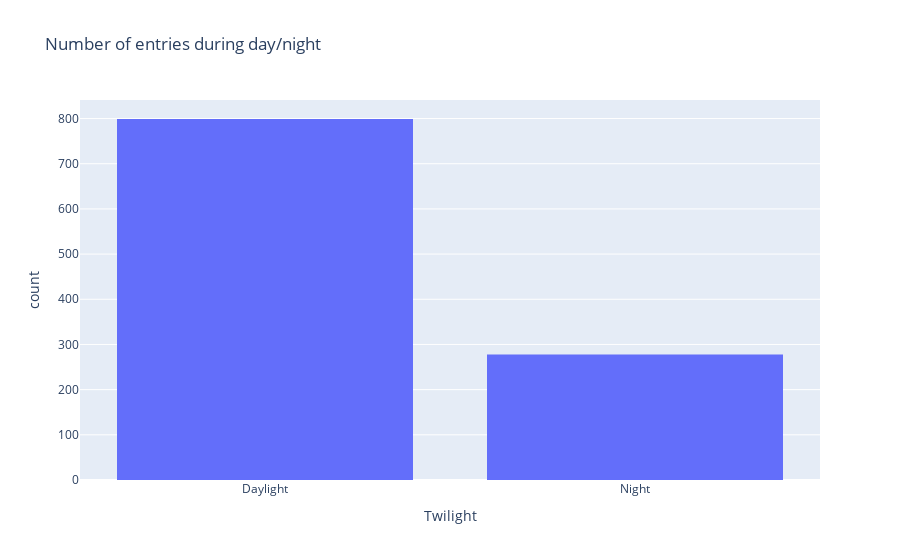

The notebook cell saved with this chart:
### Code cell
index.plot(
    title="Number of entries during day/night",
    labels=dict(
        index="Time",
        value="Number of entries",
    ),
    kind="hist",
    x="Twilight",
)

### Figure 1 — Plotly figure (JSON) as saved in the notebook; plotly's stock layout.template omitted (floating-point values rounded to 4 significant figures; data arrays with more than 128 entries replaced by an {"elided": "..."} marker saying what was removed)
{"data": [{"alignmentgroup": "True", "bingroup": "x", "hovertemplate": "Twilight=%{x}<br>count=%{y}<extra></extra>", "legendgroup": "", "marker": {"color": "#636efa", "pattern": {"shape": ""}}, "name": "", "offsetgroup": "", "orientation": "v", "showlegend": false, "type": "histogram", "x": {"elided": "1077 str values"}, "xaxis": "x", "yaxis": "y"}], "layout": {"barmode": "relative", "legend": {"tracegroupgap": 0}, "title": {"text": "Number of entries during day/night"}, "xaxis": {"anchor": "y", "domain": [0, 1], "title": {"text": "Twilight"}}, "yaxis": {"anchor": "x", "domain": [0, 1], "title": {"text": "count"}}}}
